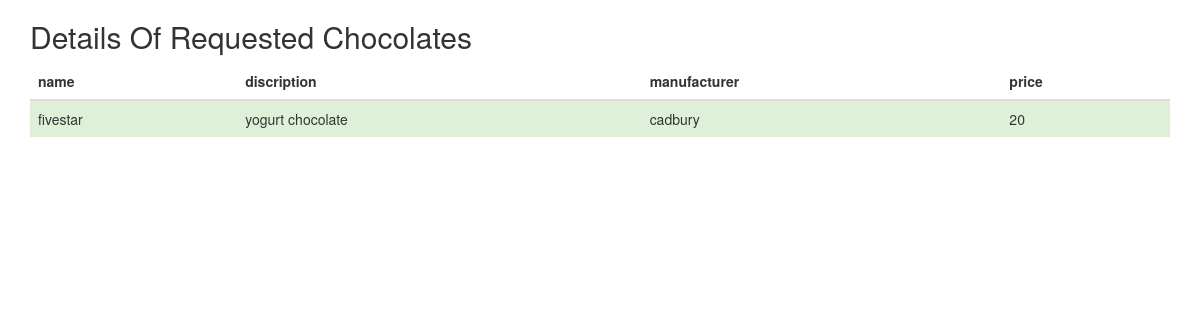
The page /register/chocolate/info/4/ on the database its author committed.
### registration/models.py (models this page shows)
class  Chocolate(models.Model):
    id = models.AutoField(primary_key=True)
    name = models.CharField(_('Chocolate Name'),max_length=100,blank=True )
    description = models.CharField(_('Chocolate Description'),max_length=1000,blank=True )
    price =models.IntegerField(_('Chocolate Price'),
                                 validators=[MaxValueValidator(1000), MinValueValidator(0)],
                                 help_text=_('4 digits maximum'), blank=True, null=True)
    manufacturer = models.CharField(_('Chocolate Manufacturer'),max_length=100,blank=True )

### registration/views.py (the view)
# urls.py: url( r'^chocolate/info/(?P<choco_id>\d+)/$', ChocolateDetailsView.as_view(), name="chocolate_info"),
class ChocolateDetailsView(DetailView):
    template_name = "chocolate_detail.html"
    def get_object(self, queryset=None):
        choco_id = self.kwargs['choco_id']
        obj = Chocolate.objects.get(id=choco_id)
        if obj:
            return obj
        else:
            raise Http404("No details Found.")

### registration/templates/chocolate_detail.html (shortened to what this page needs)
<!DOCTYPE html>
<html lang="en">
<head>
  <link rel="stylesheet" href="http://maxcdn.bootstrapcdn.com/bootstrap/3.3.6/css/bootstrap.min.css">
</head>
<body>
<div class="container">
  <h2>Details Of Requested Chocolates</h2>
  <table class="table">
    <thead>
      <tr>
        <th>name</th>
        <th>discription</th>
          <th>manufacturer</th>
        <th>price</th>
      </tr>
    </thead>
    <tbody>
      <tr class="success">
        <td>{{ object.name }}</td>
        <td>{{ object.description}}</td>
          <td>{{object.manufacturer}}</td>
        <td>{{object.price}}</td>
      </tr>
    </tbody>
  </table>
</div>
</body>
</html>

### rows shown on the page
Chocolate: name "fivestar", description "yogurt chocolate", manufacturer "cadbury", price "20"
